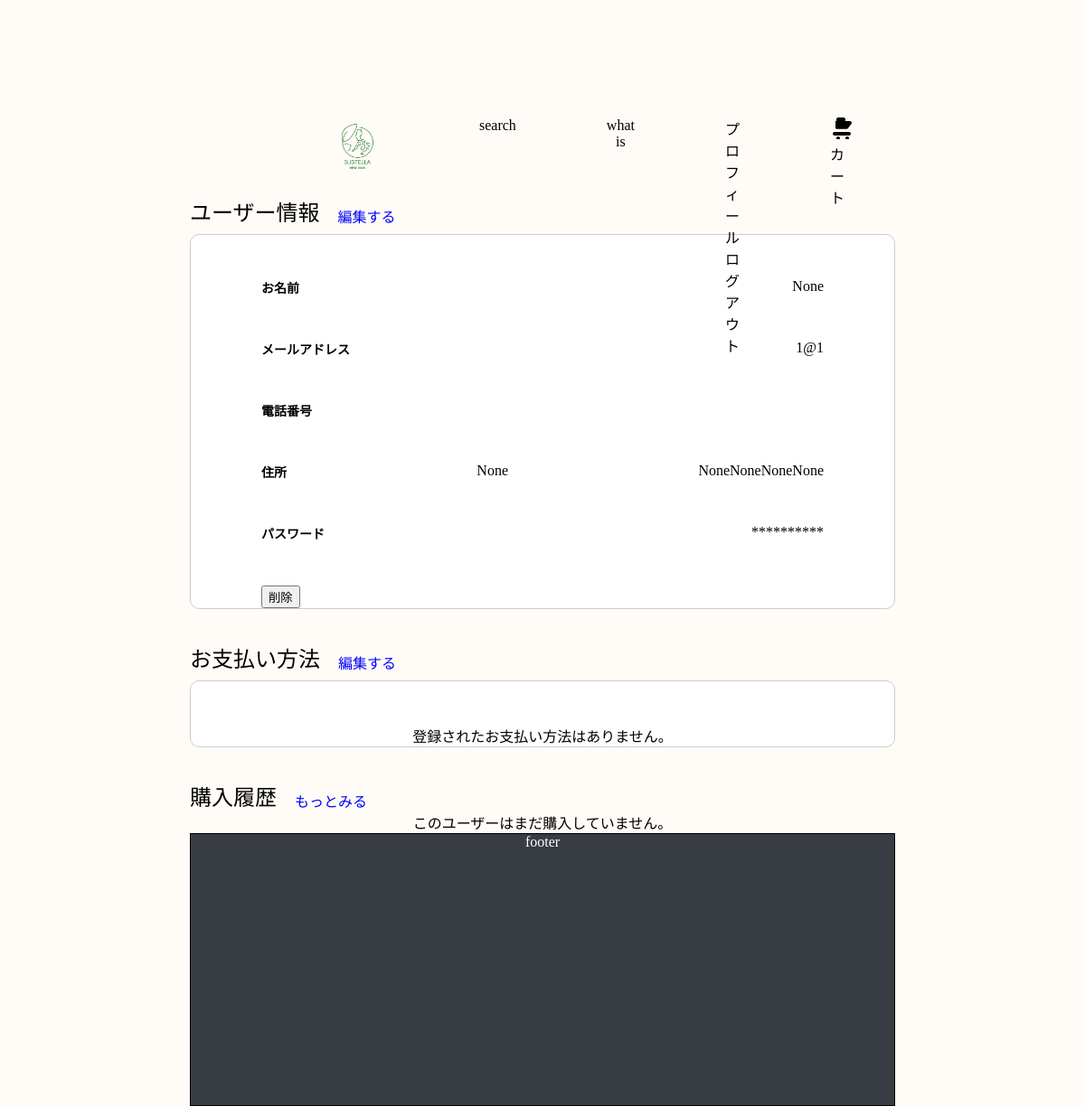
Screenshot of /profile (signed in) with the database file from the repository.
### app/models.py (models this page shows)
class User(UserMixin, db.Model):
    __tablename__ = 'users'
    id = db.Column(db.Integer, primary_key=True)
    email = db.Column(db.String(50), unique=True, nullable=False)
    password = db.Column(db.String(25), nullable=False)
    name = db.Column(db.String(50), nullable=True)
    post = db.Column(db.String(), nullable=True)
    ken = db.Column(db.String(10), nullable=True)
    siku = db.Column(db.String(10), nullable=True)
    tyo = db.Column(db.String(10), nullable=True)
    ban = db.Column(db.String(100), nullable=True)
    phone = db.Column(db.String(20), nullable=True)

### app/routes.py (the view)
@bp.route('/profile')
@login_required
def profile():
    sales = db.session.query(Sale).filter(
        Sale.user_id == current_user.id).all()
    return render_template('profile.html', sales=sales,user=current_user)

### app/__init__.py (called while the page is built)
def create_app():
    app = Flask(__name__)
    app.config.from_object(Config)
    app.config['SECRET_KEY'] = os.urandom(24)
    db.init_app(app)
    with app.app_context():
        db.create_all()
        init_db()
    login_manager = LoginManager()
    login_manager.init_app(app)
    login_manager.login_view = "/login"
    @login_manager.user_loader
    def load_user(user_id):
        return User.query.get(int(user_id))
    app.config['MAIL_SERVER'] = 'smtp.gmail.com'
    app.config['MAIL_PORT'] = 587
    app.config['MAIL_USERNAME'] = 'hewgroup040@gmail.com'
    app.config['MAIL_PASSWORD'] = 'dpqe vznv rglo aegn'  # アプリパスワードを使用
    app.config['MAIL_USE_TLS'] = True
    app.config['MAIL_USE_SSL'] = False
    app.config['MAIL_DEFAULT_SENDER'] = 'hewgroup040@gmail.com'
    mail.init_app(app)
    from app.routes import bp
    app.register_blueprint(bp)
    return app

### app/templates/profile.html (shortened to what this page needs)
{% extends "layout.html" %} {% block title %}ユーザープロファイル{% endblock %}
{% block content %}
<body class="profile">
  <div class="caption">
    <div class="flex-box">
      <h3>ユーザー情報</h3>
      <a href="/profile/edit" class="edit">編集する</a>
    </div>
  </div>
  <div class="content">
    <div class="flex-box">
      <p class="flame">お名前</p>
      <p class="userinfo">{{ user.name }}</p>
    </div>
    <div class="flex-box">
      <p class="flame">メールアドレス</p>
      <p class="userinfo">{{ user.email }}</p>
    </div>
    <div class="flex-box">
      <p class="flame">電話番号</p>
    </div>
    <div class="flex-box">
      <p class="flame">住所</p>
      <p class="userinfo">{{ user.post }}</p>
      <p class="userinfo">{{ user.ken }}{{user.siku}}{{user.tyo}}{{user.ban}}</p>
    </div>
    <div class="flex-box">
      <p class="flame">パスワード</p>
      <p class="userinfo">**********</p>
    </div>
    <form action="{{ url_for('main.delete_user', user_id=user.id) }}" method="POST">
      <button type="submit">削除</button>
  </form>
  </div>
  <div class="caption">
    <div class="flex-box">
      <h3>お支払い方法</h3>
      <a href="/payment/edit" class="edit">編集する</a>
    </div>
  </div>
  <div class="content">
    {% if payment_methods %}
    <div class="flex-box">
      <p class="flame">ご登録のクレジットカード</p>
      <div>
        {% for card in payment_methods %}
        <p class="userinfo">
          {{ card.brand }} ****{{ card.last4 }} {{ card.expiry }}
        </p>
        {% endfor %}
      </div>
    </div>
    {% else %}
    <p>登録されたお支払い方法はありません。</p>
    {% endif %}
  </div>
  <div class="caption">
    <div class="flex-box">
      <h3>購入履歴</h3>
      <a href="/history" class="edit">もっとみる</a>
    </div>
  </div>
  {% if sales %}
  <div class="history">
    {% for sale in sales %}
    <a href="/product/{{ sale.product_id }}">
      <div class="history-content border">
        <img
          src="static/img/product/{{ sale.product_id }}.jpg"
          alt="{{ sale.product.name }}"
        />
        <div class="text-box">
          <p class="name">{{ sale.product.name }}</p>
          <p class="date">{{ sale.sale_date.strftime('%Y/%m/%d') }}</p>
        </div>
      </div>
    </a>
    {% endfor %}
  </div>
  {% else %}
  <p>このユーザーはまだ購入していません。</p>
  {% endif %}
</body>
{% endblock %}

### app/templates/layout.html (shortened to what this page needs)
<!DOCTYPE html>
<html lang="ja">
<head>
    <link rel="stylesheet" href="/static/css/reset-min.css">
    <link rel="stylesheet" href="/static/css/style.css">
</head>
{% include "hed.html" %}
<body>
    {% block content %}{% endblock %}
</body>
{% include "foot.html" %}
</html>

### app/templates/hed.html (shortened to what this page needs)
{% block hed %}
<header>
  <div class="header-wrapper flex-box">
    <div class="header-content">
      <a href="/"><img src="{{ url_for('static', filename='img/logo_3.png') }}" alt=""></a>
    </div>
    <div class="header-content">
      <p>search</p>
    </div>
    <div class="header-content">
      <p>what is</p>
    </div>
    <div class="header-content">
      {% if current_user.is_authenticated %}
        <a href="{{ url_for('main.profile') }}">プロフィール</a>
        <a href="{{ url_for('main.logout') }}">ログアウト</a>
      {% else %}
        <a href="{{ url_for('main.login') }}">ログイン</a>
        <a href="{{ url_for('main.register') }}">新規登録</a>
      {% endif %}
    </div>
    <div class="header-content">
      <a href="{{ url_for('main.cart') }}" class="cart-icon">
        カート
      </a>
    </div>
  </div>
</header>
{% endblock %}

### app/templates/foot.html (shortened to what this page needs)
<footer>
  <p>footer
  </p>
</footer>

### app/static/css/style.css (style rules this page uses)
.flex-box { display: flex; }
a { color: black; }
p { text-align: center; }
body { width: 1440px; margin: auto; }
.header-wrapper { height: 60px; justify-content: space-between; padding: 20px 100px 0; }
.header-content { padding: 10px 50px; border: none; }
.header-content a img { width: 70px; }
footer { height: 300px; border: 1px black solid; background-color: #383d43; }
footer p { color: white; }
html { height: 100%; }
.cart-icon { position: relative; display: inline-block; }
.profile .flex-box { display: flex; }
.profile a { text-decoration: none; color: black; }
.profile { width: 780px; margin: auto; margin-top: 100px; background-color: #fffcf8; }
.profile h3 { font-size: 24px; margin-top: 36px; }
.profile .edit { color: blue; margin-left: 20px; }
.profile .content { margin-top: 8px; padding: 48px 78px 0; border: #cccccc 1px solid; border-radius: 10px; background-color: white; }
.profile .flame { font-weight: bold; font-size: 14px; }
.profile .content .flex-box { justify-content: space-between; margin-bottom: 48px; }
.caption .flex-box { align-items: flex-end; }
.profile img { width:64px; border-radius: 5px; }

### rows the page displays
User: name "None", email "1@1", post "None", ken "None", siku "None", tyo "None", ban "None"
